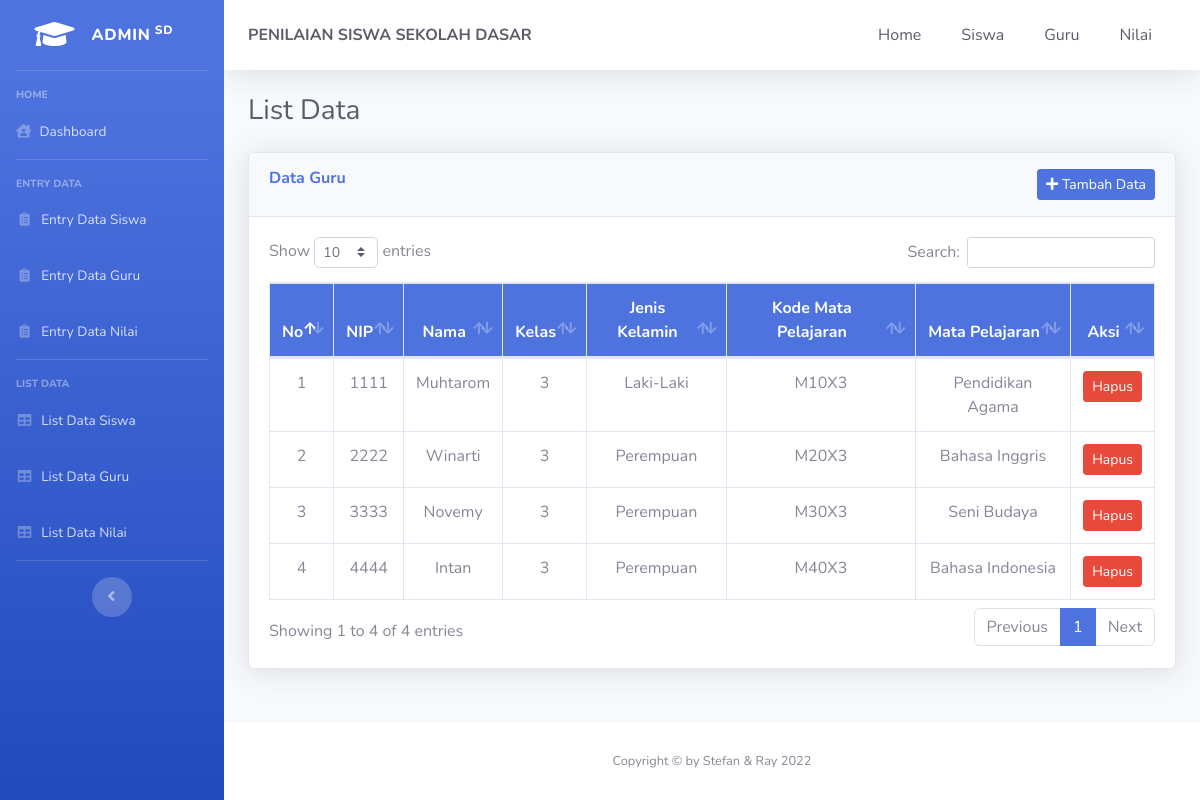
/index.php/home/TampilGuru, run on the app's committed database.
### tables this page shows
CREATE TABLE `guru` (
  `nip` int(11) NOT NULL,
  `nama_guru` char(50) NOT NULL,
  `wali_kelas` enum('1','2','3','4','5','6') NOT NULL,
  `jenis_kelamin` enum('Laki-Laki','Perempuan') NOT NULL
);

CREATE TABLE `mapel` (
  `kd_mapel` varchar(11) NOT NULL,
  `nama_mapel` enum('Pendidikan Agama','Bahasa Indonesia','Bahasa Inggris','IPA','IPS','Matematika','PKN','Seni Budaya','Penjasorkes') NOT NULL,
  `nip` int(11) NOT NULL
);

### application/controllers/Home.php (called while the page is built, shortened)
<?php
class Home extends CI_Controller
{
    public function TampilGuru()
    {
        $data['title'] = 'Sistem Penilaian Siswa';
        $data['mapel'] = $this->M_siswa->SemuaData1();
        $this->load->view('home/header', $data);
        $this->load->view('home/sidebar');
        $this->load->view('home/navbar');
        $this->load->view('guru/Tampil_guru', $data);
        $this->load->view('home/footer');
    }
}

### index.php (called while the page is built, shortened)
<?php
require_once BASEPATH.'core/CodeIgniter.php';

### application/views/guru/Tampil_guru.php (the view)
<div id="content">
    <div class="container-fluid">
        <h1 class="h3 mb-4 text-gray-800">List Data</h1>
        <div class="row">
            <div class="col">
                <div class="card shadow mb-4">
                    <div class="card-header py-3 xl-5">
                        <h6 class="m-0 font-weight-bold text-primary">Data Guru
                            <a href="<?= base_url('Home/TambahGuru') ?>" class="btn btn-primary btn-sm float-right"><i class="fa fa-plus"></i> Tambah Data</a>
                        </h6>
                    </div>
                    <div class="card-body">
                        <div class="table-responsive">
                            <table class="table table-bordered text-center" id="dataTable" width="100%" cellspacing="0">
                                <thead class="bg-primary text-white">
                                    <tr>
                                        <th>No</th>
                                        <th>NIP</th>
                                        <th>Nama</th>
                                        <th>Kelas</th>
                                        <th>Jenis Kelamin</th>
                                        <th>Kode Mata Pelajaran</th>
                                        <th>Mata Pelajaran</th>
                                        <th>Aksi</th>
                                    </tr>
                                </thead>
                                <tbody>
                                    <?php
                                    $no = 1;
                                    $query = $this->db->query("SELECT * FROM mapel INNER JOIN guru ON mapel.nip = guru.nip");
                                    foreach ($query->result_array() as $mapel) : ?>
                                        <tr>
                                            <td><?= $no++; ?></td>
                                            <td><?= $mapel['nip']; ?></td>
                                            <td><?= $mapel['nama_guru']; ?></td>
                                            <td><?= $mapel['wali_kelas']; ?></td>
                                            <td><?= $mapel['jenis_kelamin']; ?></td>
                                            <td><?= $mapel['kd_mapel']; ?></td>
                                            <td><?= $mapel['nama_mapel']; ?></td>
                                            <td>
                                                <a href="<?= base_url() ?>Home/Hapus/nip/<?= $mapel['nip']; ?>/mapel" onclick=" return confirm('Apakah Anda Yakin Ingin Menghapus Data?')" class="btn btn-danger btn-sm">Hapus</a>
                                            </td>
                                        </tr>
                                    <?php endforeach; ?>
                                </tbody>
                            </table>
                        </div>
                    </div>
                </div>
            </div>
        </div>
    </div>
</div>

### application/views/home/header.php (shortened to what this page needs)
<!DOCTYPE html>
<html lang="en">
<head>
    <link href="<?= base_url('files/'); ?>vendor/fontawesome-free/css/all.min.css" rel="stylesheet" type="text/css">
    <link href="<?= base_url('files/'); ?>css/sb-admin-2.min.css" rel="stylesheet">
    <link href="<?= base_url('files/'); ?>vendor/datatables/dataTables.bootstrap4.min.css" rel="stylesheet">
</head>
<body id="page-top">
    <div id="wrapper">

### application/views/home/sidebar.php (shortened to what this page needs)
<ul class="navbar-nav bg-gradient-primary sidebar sidebar-dark accordion" id="accordionSidebar">
    <a class="sidebar-brand d-flex align-items-center justify-content-center" href="<?= base_url('Home') ?>">
        <div class="sidebar-brand-icon">
            <i class="fas fa-solid fa-graduation-cap"></i>
        </div>
        <div class="sidebar-brand-text mx-3">Admin<sup> SD</sup></div>
    </a>
    <hr class="sidebar-divider">
    <div class="sidebar-heading">
        Home
    </div>
    <li class="nav-item">
        <a class="nav-link" href="<?= base_url('Home') ?>">
            <i class="fas fa-solid fa-house-user"></i>
            <span>Dashboard</span></a>
    </li>
    <hr class="sidebar-divider">
    <div class="sidebar-heading">
        Entry Data
    </div>
    <li class="nav-item">
        <a class="nav-link" href="<?= base_url('Home/TambahSiswa') ?>">
            <i class="fas fa-fw fa-clipboard-list"></i>
            <span>Entry Data Siswa</span></a>
        <a class="nav-link" href="<?= base_url('Home/TambahGuru ') ?>">
            <i class="fas fa-fw fa-clipboard-list"></i>
            <span>Entry Data Guru</span></a>
        <a class="nav-link" href="<?= base_url('Home/TambahNilai ') ?>">
            <i class="fas fa-fw fa-clipboard-list"></i>
            <span>Entry Data Nilai</span></a>
    </li>
    <hr class="sidebar-divider">
    <div class="sidebar-heading">
        List Data
    </div>
    <li class="nav-item">
        <a class="nav-link" href="<?= base_url('Home/TampilSiswa') ?>">
            <i class="fas fa-fw fa-table"></i>
            <span>List Data Siswa</span></a>
    </li>
    <li class="nav-item">
        <a class="nav-link" href="<?= base_url('Home/TampilGuru') ?>">
            <i class="fas fa-fw fa-table"></i>
            <span>List Data Guru</span></a>
    </li>
    <li class="nav-item">
        <a class="nav-link" href="<?= base_url('Home/TampilNilai') ?>">
            <i class="fas fa-fw fa-table"></i>
            <span>List Data Nilai</span></a>
    </li>
    <hr class="sidebar-divider d-none d-md-block">
    <div class="text-center d-none d-md-inline">
        <button class="rounded-circle border-0" id="sidebarToggle"></button>
    </div>
</ul>

### application/views/home/navbar.php (shortened to what this page needs)
<div id="content-wrapper" class="d-flex flex-column">
    <nav class="navbar navbar-expand navbar-light bg-white topbar mb-4 static-top shadow">
        <ul class="navbar-nav mr-auto">
            <a class="nav-link text-dark" href="<?= base_url('Home') ?>">
                <b>PENILAIAN SISWA SEKOLAH DASAR</b>
            </a>
        </ul>
        <div class=" collapse navbar-collapse" id="navbarNavAltMarkup">
            <div class="navbar-nav ml-auto">
                <a class="nav-link text-dark mr-4" aria-current="page" href="<?= base_url('Home') ?>">Home</a>
                <a class="nav-link text-dark mr-4" href="<?= base_url('Home/TampilSiswa') ?>">Siswa</a>
                <a class="nav-link text-dark mr-4" href="<?= base_url('Home/TampilGuru') ?>">Guru</a>
                <a class="nav-link text-dark mr-4" href="<?= base_url('Home/TampilNilai') ?>">Nilai</a>
            </div>
        </div>
    </nav>

### application/views/home/footer.php (shortened to what this page needs)
<footer class="sticky-footer bg-white">
    <div class="container my-auto">
        <div class="copyright text-center my-auto">
            <span>Copyright &copy; by Stefan & Ray 2022</span>
        </div>
    </div>
</footer>
</div>
</div>
</body>
</html>

### data on the page
guru: nip "1111", nama_guru "Muhtarom", wali_kelas "3", jenis_kelamin "Laki-Laki", mapel.kd_mapel "M10X3", mapel.nama_mapel "Pendidikan Agama"
guru: nip "2222", nama_guru "Winarti", wali_kelas "3", jenis_kelamin "Perempuan", mapel.kd_mapel "M20X3", mapel.nama_mapel "Bahasa Inggris"
guru: nip "3333", nama_guru "Novemy", wali_kelas "3", jenis_kelamin "Perempuan", mapel.kd_mapel "M30X3", mapel.nama_mapel "Seni Budaya"
guru: nip "4444", nama_guru "Intan", wali_kelas "3", jenis_kelamin "Perempuan", mapel.kd_mapel "M40X3", mapel.nama_mapel "Bahasa Indonesia"
